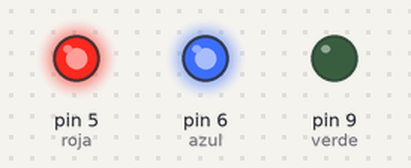
Simulated run of this sketch. Board: Arduino Uno, built with avr-gcc and run on an emulated ATmega328P. Parts: output pins drawn as LEDs (lit = HIGH).

Above: at 2.5 s.
At 7.5 s:
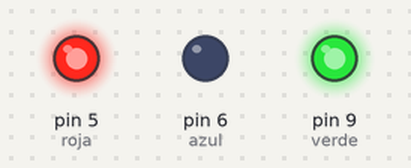
At 12.5 s:
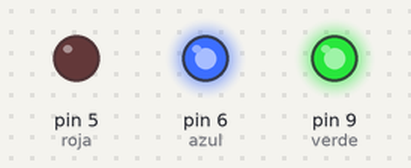
Timing chart, 0 to 19.5 s (numbered marks = the images above):
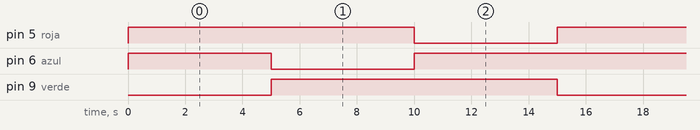

The sketch:

foquito_rgb.ino
```cpp
const int verde = 9;
const int azul = 6;
const int roja = 5;


void setup() {
  pinMode(verde, OUTPUT);
  pinMode(azul, OUTPUT);
  pinMode(roja, OUTPUT);

}

void loop() {
  analogWrite(verde, 0);
  analogWrite(azul, 255);
  analogWrite(roja, 255);
  delay(5000);
  analogWrite(verde, 255);
  analogWrite(azul, 0);
  analogWrite(roja, 255);
  delay(5000);
  analogWrite(verde, 255);
  analogWrite(azul, 255);
  analogWrite(roja, 0);
  delay(5000);

}
```

Measured:
- by itself, pin 5 (roja), pin 9 (verde): alternates HIGH for 10.0 s and LOW for 5.0 s
- by itself, pin 6 (azul): repeats every 15.0 s: LOW 5.0 s, HIGH 10.0 s
- by itself, everything shown: repeats every 15.0 s, in 3 steps
